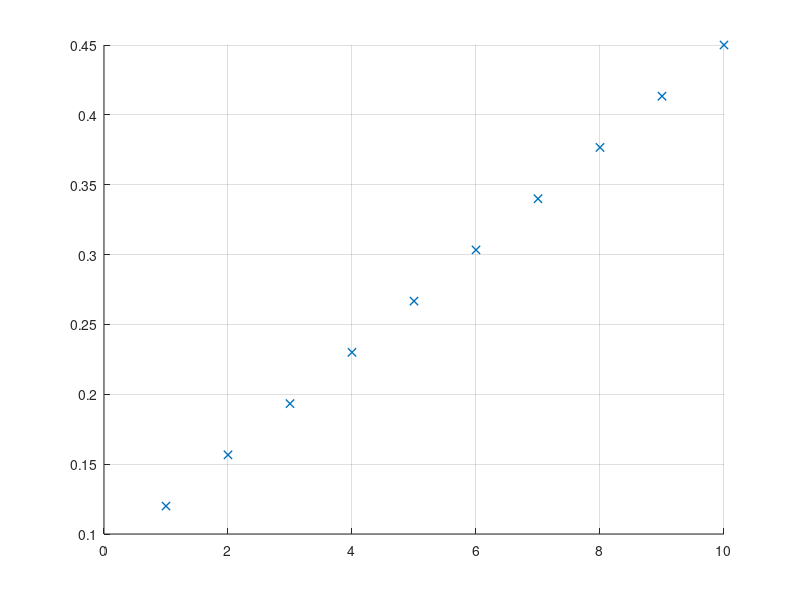

MATLAB code for this plot:
%%% Test parameter creation
n=1;
pmin=0.12;
pmax=0.45;

if n==1
    x=0:1:9
    p=pmin+(pmax-pmin)*(x/9)
elseif n==2
    [x,y]=meshgrid(0:1:9,0:1:9);
    x
    y
    p=pmin+(pmax-pmin)*((10*x+y)/99)
elseif n==3
    [x,y,z]=meshgrid(0:1:9,0:1:9,0:1:9);
    x
    y
    z
    p=pmin+(pmax-pmin)*((100*x+10*y+z)/999)
end

figure(1);clf;hold on;grid on;
psorted=sort(p(:));
plot(psorted,'x','LineWidth',1)

disp("All unique?:");
disp(length(unique(p(:)))==length(p(:)));
